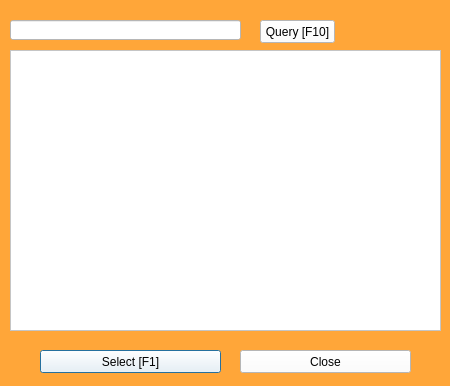
<?xml version="1.0" encoding="UTF-8"?>
<ui version="4.0">
 <class>Dialog</class>
 <widget class="QDialog" name="Dialog">
  <property name="geometry">
   <rect>
    <x>0</x>
    <y>0</y>
    <width>450</width>
    <height>386</height>
   </rect>
  </property>
  <property name="windowTitle">
   <string>Select Student</string>
  </property>
  <property name="styleSheet">
   <string notr="true">background-color: rgb(255, 166, 57);</string>
  </property>
  <widget class="QPushButton" name="pushButton">
   <property name="geometry">
    <rect>
     <x>40</x>
     <y>350</y>
     <width>181</width>
     <height>23</height>
    </rect>
   </property>
   <property name="styleSheet">
    <string notr="true">background-color: rgb(255, 255, 255);</string>
   </property>
   <property name="text">
    <string>Select [F1]</string>
   </property>
  </widget>
  <widget class="QPushButton" name="pushButton_2">
   <property name="geometry">
    <rect>
     <x>240</x>
     <y>350</y>
     <width>171</width>
     <height>23</height>
    </rect>
   </property>
   <property name="styleSheet">
    <string notr="true">background-color: rgb(255, 255, 255);</string>
   </property>
   <property name="text">
    <string>Close</string>
   </property>
  </widget>
  <widget class="QTableView" name="tableView">
   <property name="geometry">
    <rect>
     <x>10</x>
     <y>50</y>
     <width>431</width>
     <height>281</height>
    </rect>
   </property>
   <property name="styleSheet">
    <string notr="true">background-color: rgb(255, 255, 255);</string>
   </property>
  </widget>
  <widget class="QLineEdit" name="lne_fname">
   <property name="geometry">
    <rect>
     <x>10</x>
     <y>20</y>
     <width>231</width>
     <height>20</height>
    </rect>
   </property>
   <property name="styleSheet">
    <string notr="true">background-color: rgb(255, 255, 255);</string>
   </property>
   <property name="text">
    <string/>
   </property>
  </widget>
  <widget class="QPushButton" name="btn_query">
   <property name="enabled">
    <bool>true</bool>
   </property>
   <property name="geometry">
    <rect>
     <x>260</x>
     <y>20</y>
     <width>75</width>
     <height>23</height>
    </rect>
   </property>
   <property name="styleSheet">
    <string notr="true">background-color: rgb(255, 255, 255);</string>
   </property>
   <property name="text">
    <string>Query [F10]</string>
   </property>
  </widget>
 </widget>
 <tabstops>
  <tabstop>lne_fname</tabstop>
  <tabstop>btn_query</tabstop>
  <tabstop>pushButton</tabstop>
  <tabstop>pushButton_2</tabstop>
  <tabstop>tableView</tabstop>
 </tabstops>
 <resources/>
 <connections>
  <connection>
   <sender>pushButton_2</sender>
   <signal>clicked()</signal>
   <receiver>Dialog</receiver>
   <slot>reject()</slot>
   <hints>
    <hint type="sourcelabel">
     <x>240</x>
     <y>368</y>
    </hint>
    <hint type="destinationlabel">
     <x>80</x>
     <y>316</y>
    </hint>
   </hints>
  </connection>
  <connection>
   <sender>pushButton</sender>
   <signal>clicked()</signal>
   <receiver>Dialog</receiver>
   <slot>accept()</slot>
   <hints>
    <hint type="sourcelabel">
     <x>220</x>
     <y>368</y>
    </hint>
    <hint type="destinationlabel">
     <x>296</x>
     <y>310</y>
    </hint>
   </hints>
  </connection>
 </connections>
</ui>
